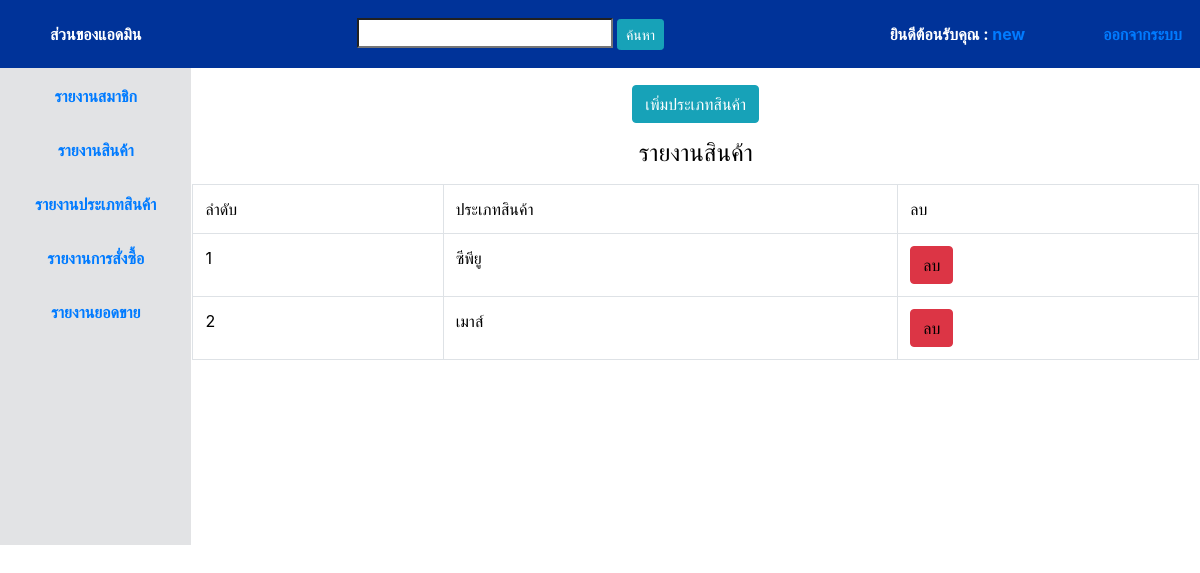
/reporttype.php (signed in), run on the app's committed database.
### tables this page shows
CREATE TABLE `member` (
  `ID` int(3) NOT NULL,
  `username` varchar(50) NOT NULL,
  `password` varchar(50) NOT NULL,
  `name` varchar(50) NOT NULL,
  `address` varchar(50) NOT NULL,
  `email` varchar(50) NOT NULL,
  `phone` varchar(10) NOT NULL,
  `status` enum('user','admin') NOT NULL DEFAULT 'user'
);

CREATE TABLE `product_type` (
  `t_id` int(3) NOT NULL,
  `t_name` varchar(10) NOT NULL
);

### reporttype.php (the view, shortened to what this page needs)
<?php
include('db.php');
$news= "SELECT *FROM member WHERE ID = '".$_SESSION["ID"]."' ";
$newq = mysqli_query($newc,$news);
$newr = mysqli_fetch_array($newq);
?>
<!DOCTYPE html>
<html lang="en">
<head>
    <link rel="stylesheet" href="css/bootstrap.css">
</head>
<body>
<body>
<table width="100%" border="0" >
<?php
  include('header.php');
  ?>
  <?php
  include('menu.php');
  ?>
    </table></th>
    <td colspan="3"valign="top">
    <table class=" table table-bordered"  >
    <center><a href="addtype.php" class="btn btn-info">เพิ่มประเภทสินค้า</a> </center><p></p>
    <h4><center><font color="000000"> รายงานสินค้า</font></center></h4>
    <?php
    include('db.php');
    $news= "SELECT*FROM product_type WHERE t_name LIKE '%$keyword%' ";
    $newq = mysqli_query($newc,$news);
    ?>
    <tr>
    <td><font color="000000">ลำดับ</font></td>
    <td><font color="000000">ประเภทสินค้า</font></td>
    <td><font color="000000">ลบ</font></td>
    </tr>
    <?php
    while ($newr=mysqli_fetch_array($newq))
    {
    ?>
    <tr>
    <td><font color="000000"><?php echo $newr["t_id"];?></font></td>
    <td><font color="000000"><?php echo $newr["t_name"];?></font></td>
    <td><a href="deletetype.php?t_id=<?php echo $newr["t_id"];?>" class="btn btn-danger"><font color="000000">ลบ</font></a></td>
    <?php
    }
    ?>
    </tr>
    </table>
    </td>
  </tr>
</table>
</body>
</html>

### header.php (shortened to what this page needs)
<?php
 $keyword = null;
?>
<div id="h1">
<tr align="center" >
    <th width="15%" height="68" align="center" valign="middle"  bgcolor="#039" scope="col">ส่วนของแอดมิน</th>
    <th width="50%" align="right"  bgcolor="#039" scope="col"><form action="" method="post"> <input type="search" name="keyword" id=""> <input type="submit" value="ค้นหา" class="btn btn-info btn-sm"></form></th>
    <th width="20%" align="right"  bgcolor="#039" scope="col">ยินดีต้อนรับคุณ : <a href="edituser.php?ID=<?php echo $newr["ID"];?>"><?php echo $newr["name"];?></a></th>
    <th width="9%" align="right"  bgcolor="#039" scope="col"><a href="logout.php">ออกจากระบบ</a></th>
  </tr>
</div>

### reporttype.php (style rules this page uses)
body,td,th { color: #FFFFFF; }

### data on the page
member: name "new"
product_type: t_id "1", t_name "ซีพียู"
product_type: t_id "2", t_name "เมาส์"
